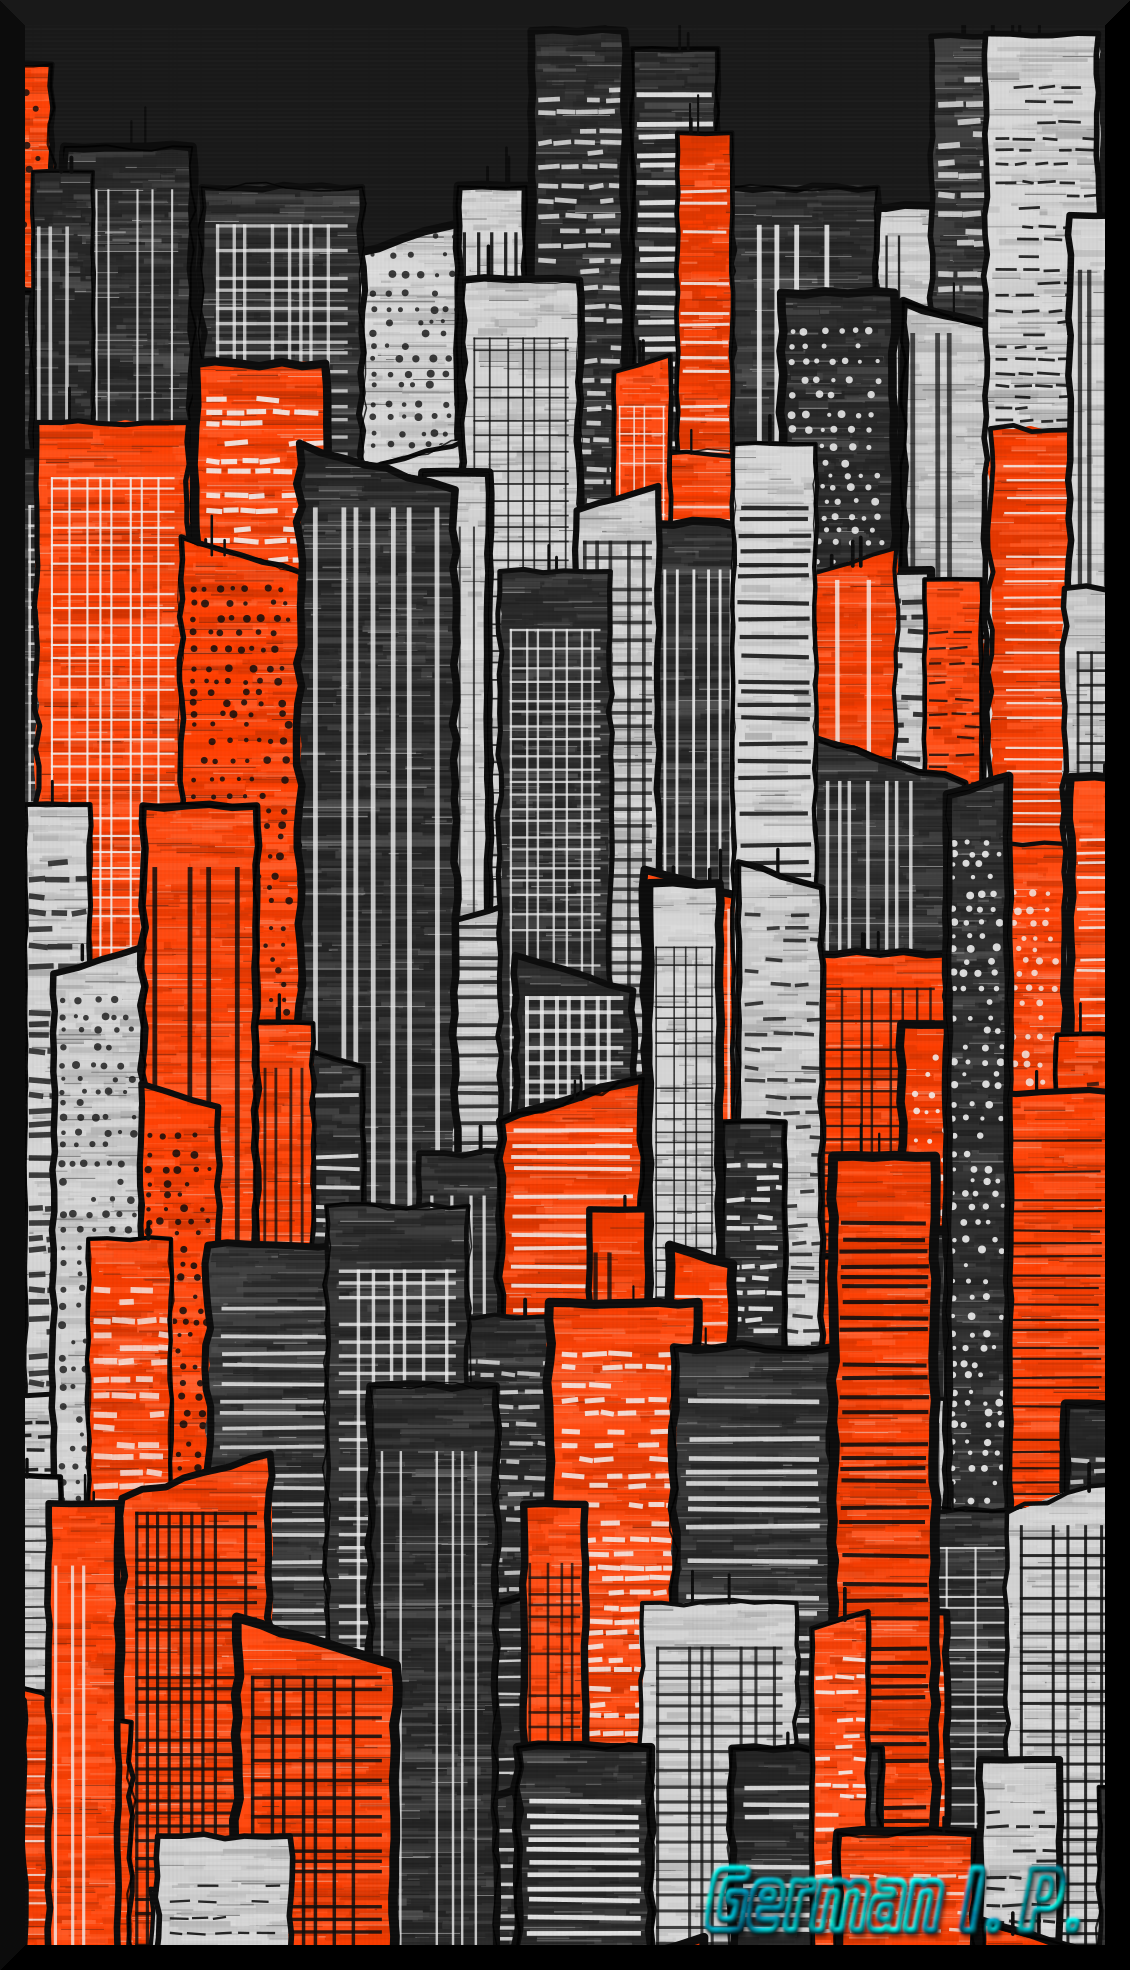

The Python source for this figure:
#!/usr/bin/env python3
# -*- coding: utf-8 -*-

import math
import random
import sys
import urllib.request
import urllib.parse
from pathlib import Path

import gi

gi.require_foreign("cairo")
import cairo

gi.require_version("Gimp", "3.0")
gi.require_version("Gegl", "0.4")
gi.require_version("Gdk", "3.0")
gi.require_version("GdkPixbuf", "2.0")
from gi.repository import Gegl
from gi.repository import Gimp
from gi.repository import GObject
from gi.repository import GLib
from gi.repository import Gdk
from gi.repository import GdkPixbuf


PLUG_IN_PROC = "python-fu-city-generator"
PLUG_IN_BINARY = "generador_ciudad"
LAYER_NAME = "Ciudad Pintada (Pollinations AI)"


def clamp(value, minimum, maximum):
    return max(minimum, min(maximum, value))


def gegl_to_rgba(color, fallback):
    try:
        rgba = color.get_rgba()
        if len(rgba) >= 4:
            return tuple(clamp(float(channel), 0.0, 1.0) for channel in rgba[:4])
    except Exception:
        pass
    return fallback


def mix(c1, c2, amount):
    return tuple(c1[i] * (1.0 - amount) + c2[i] * amount for i in range(4))


def shade(color, amount):
    target = (1.0, 1.0, 1.0, color[3]) if amount >= 0 else (0.0, 0.0, 0.0, color[3])
    return mix(color, target, abs(amount))


def set_rgba(ctx, color, alpha=None):
    a = color[3] if alpha is None else alpha
    ctx.set_source_rgba(color[0], color[1], color[2], a)


def fetch_pollinations_sky_surface(prompt, width, height, seed):
    """
    Obtiene un fondo de cielo o textura generado por Pollinations.ai (API pública gratuita).
    Retorna una cairo.ImageSurface o None si la red falla o excede el tiempo límite.
    """
    try:
        encoded_prompt = urllib.parse.quote(prompt if prompt else "dramatic sky sunset watercolor")
        seed_val = seed if seed else random.randint(1, 999999)
        url = (
            f"https://image.pollinations.ai/prompt/{encoded_prompt}"
            f"?width={min(width, 1024)}&height={min(height, 1024)}"
            f"&seed={seed_val}&model=turbo&nologo=true"
        )
        req = urllib.request.Request(
            url,
            headers={
                "User-Agent": "OrangeCity-GIMP-Plugin/1.0 (Pollinations.ai Ecosystem Integration)"
            },
        )
        with urllib.request.urlopen(req, timeout=12) as resp:
            content_type = resp.headers.get("Content-Type", "")
            if resp.status == 200 and "image" in content_type:
                data = resp.read()
                loader = GdkPixbuf.PixbufLoader()
                loader.write(data)
                loader.close()
                pixbuf = loader.get_pixbuf()

                if pixbuf:
                    surface = cairo.ImageSurface(cairo.Format.ARGB32, width, height)
                    ctx = cairo.Context(surface)
                    # Escalar imagen de Pollinations al tamaño total del lienzo de GIMP
                    scale_x = width / float(pixbuf.get_width())
                    scale_y = height / float(pixbuf.get_height())
                    ctx.scale(scale_x, scale_y)
                    Gdk.cairo_set_source_pixbuf(ctx, pixbuf, 0, 0)
                    ctx.paint()
                    return surface
    except Exception as exc:
        print(f"[OrangeCity] Aviso: Fallback procedimental por error de Pollinations API: {exc}")
    return None


def shaky_line(ctx, rng, x1, y1, x2, y2, segments=5, noise=2.0, is_first=False):
    if is_first:
        ctx.move_to(x1, y1)
    for i in range(1, segments + 1):
        t = i / segments
        nx = x1 + (x2 - x1) * t + rng.uniform(-noise, noise)
        ny = y1 + (y2 - y1) * t + rng.uniform(-noise, noise)
        if i == segments:
            nx, ny = x2, y2
        ctx.line_to(nx, ny)


def create_shaky_path(ctx, rng, x, y, w, h, roof_type, noise=2.0):
    ctx.new_path()
    if roof_type == "angled_left":
        shaky_line(ctx, rng, x, y + w * 0.3, x + w, y, max(2, int(w / 20)), noise, True)
        top_y_right = y
    elif roof_type == "angled_right":
        shaky_line(ctx, rng, x, y, x + w, y + w * 0.3, max(2, int(w / 20)), noise, True)
        top_y_right = y + w * 0.3
    else:
        shaky_line(ctx, rng, x, y, x + w, y, max(2, int(w / 20)), noise, True)
        top_y_right = y

    shaky_line(ctx, rng, x + w, top_y_right, x + w, y + h, max(2, int(h / 20)), noise, False)
    shaky_line(ctx, rng, x + w, y + h, x, y + h, max(2, int(w / 20)), noise, False)
    top_y_left = y + w * 0.3 if roof_type == "angled_left" else y
    shaky_line(ctx, rng, x, y + h, x, top_y_left, max(2, int(h / 20)), noise, False)
    ctx.close_path()


def draw_palette_knife_texture(ctx, rng, x, y, w, h, base_color):
    for _ in range(int(w * h / 100)):
        tx = x + rng.uniform(-w * 0.1, w * 0.9)
        ty = y + rng.uniform(0, h)
        tw = rng.uniform(w * 0.2, w * 0.8)
        th = rng.uniform(2, 8)

        shade_amt = rng.uniform(-0.2, 0.2)
        c = shade(base_color, shade_amt)
        set_rgba(ctx, c, rng.uniform(0.4, 0.9))

        ctx.rectangle(tx, ty, tw, th)
        ctx.fill()

        if rng.random() > 0.7:
            edge_c = (0.9, 0.9, 0.9, rng.uniform(0.2, 0.5)) if shade_amt > 0 else (0.1, 0.1, 0.1, rng.uniform(0.2, 0.5))
            set_rgba(ctx, edge_c)
            ctx.rectangle(tx, ty + th - 1, tw, 1)
            ctx.fill()


def draw_building(ctx, rng, x, y, w, h, base_color):
    roof_type = rng.choice(["flat", "flat", "flat", "flat", "angled_left", "angled_right"])
    
    create_shaky_path(ctx, rng, x, y, w, h, roof_type, noise=w * 0.02)
    
    ctx.save()
    ctx.clip_preserve()
    
    set_rgba(ctx, base_color)
    ctx.fill_preserve()
    
    draw_palette_knife_texture(ctx, rng, x, y, w, h, base_color)
    
    brightness = base_color[0] * 0.299 + base_color[1] * 0.587 + base_color[2] * 0.114
    if brightness < 0.4:
        detail_color = (0.95, 0.95, 0.95, rng.uniform(0.7, 0.9))
    elif brightness > 0.6:
        detail_color = (0.05, 0.05, 0.05, rng.uniform(0.7, 0.9))
    else:
        detail_color = rng.choice([
            (0.95, 0.95, 0.95, rng.uniform(0.7, 0.9)),
            (0.05, 0.05, 0.05, rng.uniform(0.7, 0.9))
        ])

    style = rng.choice(["h_lines", "grid", "dots", "v_lines", "dashed"])
    set_rgba(ctx, detail_color)
    ctx.set_line_cap(cairo.LineCap.SQUARE)
    
    pad_x = w * 0.1
    pad_y = h * 0.05
    
    if style == "h_lines":
        ctx.set_line_width(rng.uniform(2.0, 5.0))
        cy = y + pad_y
        while cy < y + h - pad_y:
            if rng.random() > 0.2:
                ctx.move_to(x + pad_x + rng.uniform(-2, 2), cy + rng.uniform(-1, 1))
                ctx.line_to(x + w - pad_x + rng.uniform(-2, 2), cy + rng.uniform(-1, 1))
                ctx.stroke()
            cy += rng.uniform(10, 20)
            
    elif style == "dashed":
        ctx.set_line_width(rng.uniform(2.0, 6.0))
        cy = y + pad_y
        while cy < y + h - pad_y:
            cx = x + pad_x
            while cx < x + w - pad_x:
                dash_len = rng.uniform(8, 20)
                if rng.random() > 0.3:
                    ctx.move_to(cx, cy + rng.uniform(-1, 1))
                    ctx.line_to(cx + dash_len, cy + rng.uniform(-1, 1))
                    ctx.stroke()
                cx += dash_len + rng.uniform(5, 12)
            cy += rng.uniform(10, 20)
            
    elif style == "grid":
        ctx.set_line_width(rng.uniform(1.5, 4.0))
        cy = y + pad_y
        while cy < y + h - pad_y:
            if rng.random() > 0.1:
                ctx.move_to(x + pad_x, cy)
                ctx.line_to(x + w - pad_x, cy)
                ctx.stroke()
            cy += rng.uniform(10, 20)
        cx = x + pad_x
        while cx < x + w - pad_x:
            if rng.random() > 0.1:
                ctx.move_to(cx, y + pad_y)
                ctx.line_to(cx, y + h - pad_y)
                ctx.stroke()
            cx += rng.uniform(10, 20)
            
    elif style == "dots":
        cy = y + pad_y
        while cy < y + h - pad_y:
            cx = x + pad_x
            while cx < x + w - pad_x:
                if rng.random() > 0.2:
                    r = rng.uniform(2.0, 4.0)
                    ctx.arc(cx + rng.uniform(-1, 1), cy + rng.uniform(-1, 1), r, 0, math.tau)
                    ctx.fill()
                cx += rng.uniform(10, 20)
            cy += rng.uniform(10, 20)
            
    elif style == "v_lines":
        ctx.set_line_width(rng.uniform(2.0, 5.0))
        cx = x + pad_x
        while cx < x + w - pad_x:
            if rng.random() > 0.2:
                ctx.move_to(cx + rng.uniform(-1, 1), y + pad_y)
                ctx.line_to(cx + rng.uniform(-1, 1), y + h - pad_y)
                ctx.stroke()
            cx += rng.uniform(10, 20)

    ctx.restore()
    
    set_rgba(ctx, (0.05, 0.05, 0.05, 1.0))
    ctx.set_line_width(rng.uniform(4.0, 10.0))
    ctx.set_line_join(cairo.LineJoin.ROUND)
    ctx.set_line_cap(cairo.LineCap.ROUND)
    
    create_shaky_path(ctx, rng, x, y, w, h, roof_type, noise=w * 0.02)
    ctx.stroke()
    
    if rng.random() > 0.5:
        ctx.set_line_width(rng.uniform(1.0, 3.0))
        set_rgba(ctx, (0.0, 0.0, 0.0, 0.8))
        create_shaky_path(ctx, rng, x, y, w, h, roof_type, noise=w * 0.03)
        ctx.stroke()
        
    if rng.random() > 0.5:
        num_antennas = rng.randint(1, 3)
        set_rgba(ctx, (0.05, 0.05, 0.05, 1.0))
        ctx.set_line_width(rng.uniform(2.0, 4.0))
        for _ in range(num_antennas):
            ax = x + rng.uniform(w * 0.2, w * 0.8)
            ay = y if roof_type not in ["angled_left", "angled_right"] else y + w * 0.15
            ah = rng.uniform(10, 40)
            ctx.move_to(ax, ay)
            ctx.line_to(ax, ay - ah)
            ctx.stroke()


def draw_canvas_texture(ctx, rng, width, height):
    ctx.set_line_width(1.0)
    for y in range(0, height, 4):
        set_rgba(ctx, (1.0, 1.0, 1.0, rng.uniform(0.01, 0.04)))
        ctx.move_to(0, y)
        ctx.line_to(width, y)
        ctx.stroke()
    for x in range(0, width, 4):
        set_rgba(ctx, (0.0, 0.0, 0.0, rng.uniform(0.01, 0.04)))
        ctx.move_to(x, 0)
        ctx.line_to(x, height)
        ctx.stroke()


def render_scene(image, config):
    width = image.get_width()
    height = image.get_height()
    
    c1 = gegl_to_rgba(config.get_property("color1"), (0.9, 0.3, 0.1, 1.0))
    c2 = gegl_to_rgba(config.get_property("color2"), (0.6, 0.6, 0.6, 1.0))
    c3 = gegl_to_rgba(config.get_property("color3"), (0.1, 0.1, 0.1, 1.0))
    seed = config.get_property("semilla")
    
    usar_pollinations = config.get_property("usar_pollinations")
    prompt_pollinations = config.get_property("prompt_pollinations")

    rng = random.Random(seed if seed else None)
    colors = [c1, c2, c3]

    surface = cairo.ImageSurface(cairo.Format.ARGB32, width, height)
    ctx = cairo.Context(surface)
    
    pollinations_sky = None
    if usar_pollinations:
        try:
            Gimp.progress_init("Conectando con Pollinations.ai para generar fondo IA...")
        except Exception:
            pass
        pollinations_sky = fetch_pollinations_sky_surface(prompt_pollinations, width, height, seed)

    ctx.set_operator(cairo.Operator.SOURCE)
    if pollinations_sky:
        ctx.set_source_surface(pollinations_sky, 0, 0)
        ctx.paint()
        # Capa suave oscura de integración para que destaquen las siluetas
        ctx.set_operator(cairo.Operator.OVER)
        set_rgba(ctx, (0.05, 0.05, 0.08, 0.35))
        ctx.paint()
    else:
        set_rgba(ctx, (0.1, 0.1, 0.1, 1.0))
        ctx.paint()
        ctx.set_operator(cairo.Operator.OVER)

    buildings = []
    y_cursor = height * 0.05
    while y_cursor < height * 1.1:
        x_cursor = -width * 0.1
        while x_cursor < width * 1.1:
            w = width * rng.uniform(0.05, 0.15)
            h = height * rng.uniform(0.2, 0.7)
            y = y_cursor + rng.uniform(-height * 0.05, height * 0.05)
            buildings.append((y, x_cursor, w, h))
            x_cursor += w * rng.uniform(0.5, 1.1)
        y_cursor += height * rng.uniform(0.08, 0.15)

    buildings.sort(key=lambda b: b[0] + b[3])

    for y, x, w, h in buildings:
        base_color = rng.choice(colors)
        draw_building(ctx, rng, x, y, w, h, base_color)

    draw_canvas_texture(ctx, rng, width, height)

    surface.flush()
    return surface


class CiudadPintada(Gimp.PlugIn):
    def do_query_procedures(self):
        return [PLUG_IN_PROC]

    def do_create_procedure(self, name):
        if name != PLUG_IN_PROC:
            return None

        procedure = Gimp.ImageProcedure.new(
            self, name, Gimp.PDBProcType.PLUGIN, self.run, None
        )

        procedure.set_image_types("RGB*")
        procedure.set_sensitivity_mask(
            Gimp.ProcedureSensitivityMask.DRAWABLE | Gimp.ProcedureSensitivityMask.NO_DRAWABLES
        )
        procedure.set_menu_label("Orange City (Pollinations AI)")
        procedure.add_menu_path("<Image>/German Illan Plugins/")
        procedure.set_documentation(
            "Generador de Ciudad Pintada con Pollinations AI",
            "Crea una ciudad con textura de pintura gruesa y fondo generado por Pollinations.ai.",
            name,
        )
        procedure.set_attribution("German Illan", "German Illan & Pollinations.ai", "2026")

        flags = GObject.ParamFlags.READWRITE
        procedure.add_color_argument("color1", "Color 1", "Primer color principal", False, Gegl.Color.new("rgb(230, 75, 25)"), flags)
        procedure.add_color_argument("color2", "Color 2", "Segundo color", False, Gegl.Color.new("rgb(160, 160, 160)"), flags)
        procedure.add_color_argument("color3", "Color 3", "Tercer color de acento", False, Gegl.Color.new("rgb(30, 30, 30)"), flags)
        procedure.add_int_argument("semilla", "Semilla Aleatoria", "0 para azar", 0, 2147483647, 0, flags)

        procedure.add_boolean_argument("usar_pollinations", "Usar Fondo Pollinations IA", "Genera el fondo/cielo con Pollinations.ai", True, flags)
        procedure.add_string_argument("prompt_pollinations", "Prompt Cielo IA", "Descripción para la IA de Pollinations", "dramatic sunset sky watercolor impasto texture", flags)

        return procedure

    def run(self, procedure, run_mode, image, drawables, config, data):
        if run_mode == Gimp.RunMode.INTERACTIVE:
            gi.require_version("GimpUi", "3.0")
            from gi.repository import GimpUi

            GimpUi.init(PLUG_IN_BINARY)
            dialog = GimpUi.ProcedureDialog.new(procedure, config, "Ciudad Pintada con Pollinations AI")
            dialog.fill(["color1", "color2", "color3", "semilla", "usar_pollinations", "prompt_pollinations"])

            if not dialog.run():
                dialog.destroy()
                return procedure.new_return_values(Gimp.PDBStatusType.CANCEL, None)
            dialog.destroy()

        image.undo_group_start()
        try:
            Gimp.progress_init("Generando obra con Pollinations AI...")
            surface = render_scene(image, config)
            layer = Gimp.Layer.new_from_surface(image, LAYER_NAME, surface, 0.0, 1.0)
            
            parent = None
            position = 0
            image.insert_layer(layer, parent, position)
            Gimp.displays_flush()
        except Exception as exc:
            image.undo_group_end()
            error = GLib.Error.new_literal(Gimp.PlugIn.error_quark(), str(exc), 0)
            return procedure.new_return_values(Gimp.PDBStatusType.EXECUTION_ERROR, error)

        image.undo_group_end()
        return procedure.new_return_values(Gimp.PDBStatusType.SUCCESS, None)


if __name__ == "__main__":
    Gimp.main(CiudadPintada.__gtype__, sys.argv)
